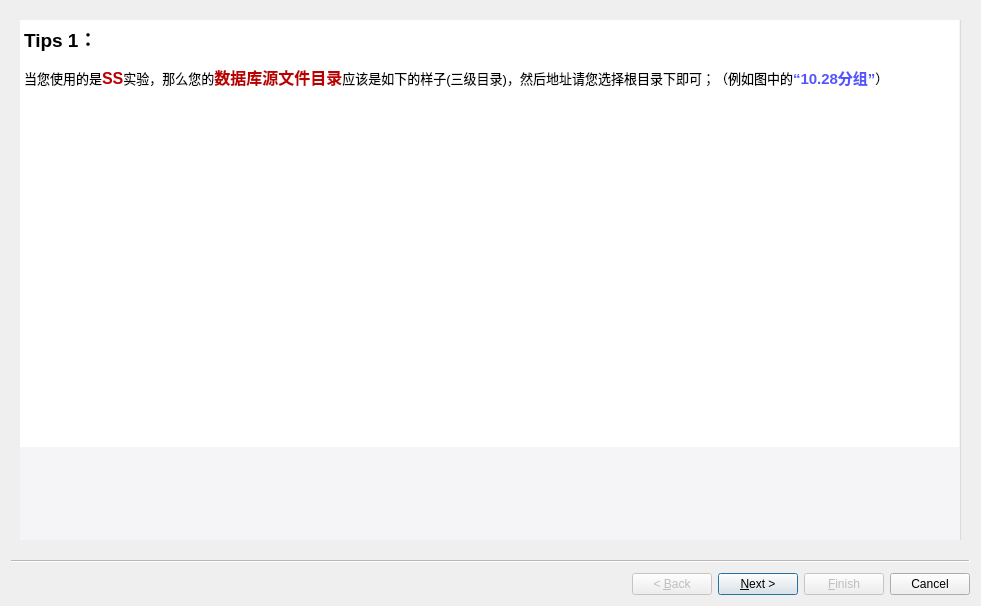
<?xml version="1.0" encoding="UTF-8"?>
<ui version="4.0">
 <class>tips_Wizard</class>
 <widget class="QWizard" name="tips_Wizard">
  <property name="windowModality">
   <enum>Qt::NonModal</enum>
  </property>
  <property name="geometry">
   <rect>
    <x>0</x>
    <y>0</y>
    <width>981</width>
    <height>606</height>
   </rect>
  </property>
  <property name="windowTitle">
   <string>一些使用小技巧</string>
  </property>
  <property name="windowIcon">
   <iconset resource="../images.qrc">
    <normaloff>:/Main_Exp/images/app_icon.png</normaloff>:/Main_Exp/images/app_icon.png</iconset>
  </property>
  <property name="styleSheet">
   <string notr="true">border-color: rgb(255, 255, 255);</string>
  </property>
  <property name="sizeGripEnabled">
   <bool>false</bool>
  </property>
  <property name="wizardStyle">
   <enum>QWizard::ClassicStyle</enum>
  </property>
  <property name="options">
   <set>QWizard::HaveFinishButtonOnEarlyPages|QWizard::HaveNextButtonOnLastPage</set>
  </property>
  <property name="titleFormat">
   <enum>Qt::AutoText</enum>
  </property>
  <widget class="QWizardPage" name="ss_data_style">
   <property name="styleSheet">
    <string notr="true"/>
   </property>
   <layout class="QVBoxLayout" name="verticalLayout">
    <item>
     <widget class="QScrollArea" name="scrollArea">
      <property name="styleSheet">
       <string notr="true">QScrollArea{
    border: 0px solid;
    border-right-width: 1px;
    border-right-color: #dcdbdc;
    background-color: #f5f5f7;
}
QScrollBar:vertical {
    border: none;
    background: #f5f5f7;
	width: 10px;
    margin: 0px 0 0px 0;
}
QScrollBar::handle:vertical {
    background: Gainsboro;
    min-height: 20px;
    border-radius: 5px;
    border: none;
}
QScrollBar::add-line:vertical {
    border: 0px solid grey;
    background: #32CC99;
    height: 0px;
    subcontrol-position: bottom;
    subcontrol-origin: margin;
}
QScrollBar::sub-line:vertical {
    border: 0px solid grey;
    background: #32CC99;
    height: 0px;
    subcontrol-position: top;
    subcontrol-origin: margin;
}
QScrollBar::add-page:vertical, QScrollBar::sub-page:vertical {
    background: none;
    width: 0px;
    height: 0px;
}</string>
      </property>
      <property name="horizontalScrollBarPolicy">
       <enum>Qt::ScrollBarAlwaysOff</enum>
      </property>
      <property name="widgetResizable">
       <bool>true</bool>
      </property>
      <widget class="QWidget" name="scrollAreaWidgetContents">
       <property name="geometry">
        <rect>
         <x>0</x>
         <y>0</y>
         <width>927</width>
         <height>852</height>
        </rect>
       </property>
       <layout class="QVBoxLayout" name="verticalLayout_9" stretch="1,0">
        <property name="spacing">
         <number>10</number>
        </property>
        <property name="leftMargin">
         <number>0</number>
        </property>
        <property name="topMargin">
         <number>0</number>
        </property>
        <property name="rightMargin">
         <number>0</number>
        </property>
        <item>
         <widget class="QTextBrowser" name="textBrowser">
          <property name="minimumSize">
           <size>
            <width>0</width>
            <height>80</height>
           </size>
          </property>
          <property name="maximumSize">
           <size>
            <width>16777215</width>
            <height>16777215</height>
           </size>
          </property>
          <property name="styleSheet">
           <string notr="true">border: none;
border-color: rgb(255, 255, 255);</string>
          </property>
          <property name="sizeAdjustPolicy">
           <enum>QAbstractScrollArea::AdjustToContents</enum>
          </property>
          <property name="html">
           <string>&lt;!DOCTYPE HTML PUBLIC &quot;-//W3C//DTD HTML 4.0//EN&quot; &quot;http://www.w3.org/TR/REC-html40/strict.dtd&quot;&gt;
&lt;html&gt;&lt;head&gt;&lt;meta name=&quot;qrichtext&quot; content=&quot;1&quot; /&gt;&lt;style type=&quot;text/css&quot;&gt;
p, li { white-space: pre-wrap; }
&lt;/style&gt;&lt;/head&gt;&lt;body style=&quot; font-family:'SimSun'; font-size:9pt; font-weight:400; font-style:normal;&quot;&gt;
&lt;p style=&quot; margin-top:0px; margin-bottom:0px; margin-left:0px; margin-right:0px; -qt-block-indent:0; text-indent:0px;&quot;&gt;&lt;span style=&quot; font-family:'Microsoft YaHei'; font-size:14pt; font-weight:600;&quot;&gt;Tips 1：&lt;/span&gt;&lt;/p&gt;
&lt;p style=&quot; margin-top:12px; margin-bottom:12px; margin-left:0px; margin-right:0px; -qt-block-indent:0; text-indent:0px;&quot;&gt;&lt;span style=&quot; font-family:'Microsoft YaHei'; font-size:10pt;&quot;&gt;当您使用的是&lt;/span&gt;&lt;span style=&quot; font-family:'Microsoft YaHei'; font-size:12pt; font-weight:600; color:#bc0000;&quot;&gt;SS&lt;/span&gt;&lt;span style=&quot; font-family:'Microsoft YaHei'; font-size:10pt;&quot;&gt;实验，那么您的&lt;/span&gt;&lt;span style=&quot; font-family:'Microsoft YaHei'; font-size:12pt; font-weight:600; color:#bc0000;&quot;&gt;数据库源文件目录&lt;/span&gt;&lt;span style=&quot; font-family:'Microsoft YaHei'; font-size:10pt;&quot;&gt;应该是如下的样子(三级目录)，然后地址请您选择根目录下即可；（例如图中的&lt;/span&gt;&lt;span style=&quot; font-family:'Microsoft YaHei'; font-size:11pt; font-weight:600; color:#5555ff;&quot;&gt;“10.28分组”&lt;/span&gt;&lt;span style=&quot; font-family:'Microsoft YaHei'; font-size:10pt;&quot;&gt;）&lt;/span&gt;&lt;/p&gt;&lt;/body&gt;&lt;/html&gt;</string>
          </property>
         </widget>
        </item>
        <item>
         <layout class="QHBoxLayout" name="horizontalLayout" stretch="0,1">
          <property name="spacing">
           <number>0</number>
          </property>
          <item>
           <layout class="QVBoxLayout" name="verticalLayout_2">
            <property name="spacing">
             <number>15</number>
            </property>
            <property name="leftMargin">
             <number>10</number>
            </property>
            <item>
             <widget class="QLabel" name="label">
              <property name="text">
               <string/>
              </property>
              <property name="pixmap">
               <pixmap resource="../images.qrc">:/tips/images/tips_ss_1.png</pixmap>
              </property>
             </widget>
            </item>
            <item>
             <widget class="QLabel" name="label_2">
              <property name="text">
               <string/>
              </property>
              <property name="pixmap">
               <pixmap resource="../images.qrc">:/tips/images/tips_ss_2.png</pixmap>
              </property>
             </widget>
            </item>
            <item>
             <widget class="QLabel" name="label_10">
              <property name="text">
               <string/>
              </property>
              <property name="pixmap">
               <pixmap resource="../images.qrc">:/tips/images/tips_ss_3.png</pixmap>
              </property>
             </widget>
            </item>
           </layout>
          </item>
          <item>
           <widget class="QLabel" name="label_11">
            <property name="text">
             <string/>
            </property>
           </widget>
          </item>
         </layout>
        </item>
       </layout>
      </widget>
     </widget>
    </item>
   </layout>
  </widget>
  <widget class="QWizardPage" name="dsis_data_style">
   <layout class="QVBoxLayout" name="verticalLayout_18">
    <item>
     <widget class="QScrollArea" name="scrollArea_2">
      <property name="styleSheet">
       <string notr="true">QScrollArea{
    border: 0px solid;
    border-right-width: 1px;
    border-right-color: #dcdbdc;
    background-color: #f5f5f7;
}
QScrollBar:vertical {
    border: none;
    background: #f5f5f7;
	width: 10px;
    margin: 0px 0 0px 0;
}
QScrollBar::handle:vertical {
    background: Gainsboro;
    min-height: 20px;
    border-radius: 5px;
    border: none;
}
QScrollBar::add-line:vertical {
    border: 0px solid grey;
    background: #32CC99;
    height: 0px;
    subcontrol-position: bottom;
    subcontrol-origin: margin;
}
QScrollBar::sub-line:vertical {
    border: 0px solid grey;
    background: #32CC99;
    height: 0px;
    subcontrol-position: top;
    subcontrol-origin: margin;
}
QScrollBar::add-page:vertical, QScrollBar::sub-page:vertical {
    background: none;
    width: 0px;
    height: 0px;
}</string>
      </property>
      <property name="horizontalScrollBarPolicy">
       <enum>Qt::ScrollBarAlwaysOff</enum>
      </property>
      <property name="widgetResizable">
       <bool>true</bool>
      </property>
      <widget class="QWidget" name="scrollAreaWidgetContents_2">
       <property name="geometry">
        <rect>
         <x>0</x>
         <y>0</y>
         <width>946</width>
         <height>937</height>
        </rect>
       </property>
       <layout class="QVBoxLayout" name="verticalLayout_15" stretch="1,0">
        <property name="spacing">
         <number>10</number>
        </property>
        <property name="leftMargin">
         <number>0</number>
        </property>
        <property name="topMargin">
         <number>0</number>
        </property>
        <property name="rightMargin">
         <number>0</number>
        </property>
        <item>
         <widget class="QTextBrowser" name="textBrowser_2">
          <property name="minimumSize">
           <size>
            <width>0</width>
            <height>80</height>
           </size>
          </property>
          <property name="maximumSize">
           <size>
            <width>16777215</width>
            <height>16777215</height>
           </size>
          </property>
          <property name="styleSheet">
           <string notr="true">border: none;
border-color: rgb(255, 255, 255);</string>
          </property>
          <property name="sizeAdjustPolicy">
           <enum>QAbstractScrollArea::AdjustToContents</enum>
          </property>
          <property name="html">
           <string>&lt;!DOCTYPE HTML PUBLIC &quot;-//W3C//DTD HTML 4.0//EN&quot; &quot;http://www.w3.org/TR/REC-html40/strict.dtd&quot;&gt;
&lt;html&gt;&lt;head&gt;&lt;meta name=&quot;qrichtext&quot; content=&quot;1&quot; /&gt;&lt;style type=&quot;text/css&quot;&gt;
p, li { white-space: pre-wrap; }
&lt;/style&gt;&lt;/head&gt;&lt;body style=&quot; font-family:'SimSun'; font-size:9pt; font-weight:400; font-style:normal;&quot;&gt;
&lt;p style=&quot; margin-top:0px; margin-bottom:0px; margin-left:0px; margin-right:0px; -qt-block-indent:0; text-indent:0px;&quot;&gt;&lt;span style=&quot; font-family:'Microsoft YaHei'; font-size:14pt; font-weight:600;&quot;&gt;Tips 2：&lt;/span&gt;&lt;/p&gt;
&lt;p style=&quot; margin-top:12px; margin-bottom:12px; margin-left:0px; margin-right:0px; -qt-block-indent:0; text-indent:0px;&quot;&gt;&lt;span style=&quot; font-family:'Microsoft YaHei'; font-size:10pt;&quot;&gt;当您使用的是&lt;/span&gt;&lt;span style=&quot; font-family:'Microsoft YaHei'; font-size:12pt; font-weight:600; color:#bc0000;&quot;&gt;DSIS&lt;/span&gt;&lt;span style=&quot; font-family:'Microsoft YaHei'; font-size:10pt;&quot;&gt;实验，那么您的&lt;/span&gt;&lt;span style=&quot; font-family:'Microsoft YaHei'; font-size:12pt; font-weight:600; color:#bc0000;&quot;&gt;数据库源文件目录&lt;/span&gt;&lt;span style=&quot; font-family:'Microsoft YaHei'; font-size:10pt;&quot;&gt;应该按照如下要求，然后地址请您选择根目录下即可；（例如图中的&lt;/span&gt;&lt;span style=&quot; font-family:'Microsoft YaHei'; font-size:11pt; font-weight:600; color:#5555ff;&quot;&gt;“test_for_dsis”&lt;/span&gt;&lt;span style=&quot; font-family:'Microsoft YaHei'; font-size:10pt;&quot;&gt;）&lt;/span&gt;&lt;/p&gt;&lt;/body&gt;&lt;/html&gt;</string>
          </property>
         </widget>
        </item>
        <item>
         <layout class="QHBoxLayout" name="horizontalLayout_2" stretch="0,1">
          <property name="spacing">
           <number>0</number>
          </property>
          <item>
           <layout class="QVBoxLayout" name="verticalLayout_16">
            <property name="spacing">
             <number>15</number>
            </property>
            <property name="leftMargin">
             <number>10</number>
            </property>
            <item>
             <widget class="QLabel" name="label_8">
              <property name="text">
               <string/>
              </property>
              <property name="pixmap">
               <pixmap resource="../images.qrc">:/tips/images/dsis_1.png</pixmap>
              </property>
             </widget>
            </item>
            <item>
             <widget class="QLabel" name="label_12">
              <property name="text">
               <string/>
              </property>
              <property name="pixmap">
               <pixmap resource="../images.qrc">:/tips/images/dsis_2.png</pixmap>
              </property>
             </widget>
            </item>
            <item>
             <widget class="QLabel" name="label_13">
              <property name="text">
               <string/>
              </property>
              <property name="pixmap">
               <pixmap resource="../images.qrc">:/tips/images/dsis_3.png</pixmap>
              </property>
             </widget>
            </item>
            <item>
             <widget class="QLabel" name="label_7">
              <property name="text">
               <string/>
              </property>
              <property name="pixmap">
               <pixmap resource="../images.qrc">:/tips/images/dsis_4.png</pixmap>
              </property>
             </widget>
            </item>
           </layout>
          </item>
          <item>
           <widget class="QLabel" name="label_14">
            <property name="text">
             <string/>
            </property>
           </widget>
          </item>
         </layout>
        </item>
       </layout>
      </widget>
     </widget>
    </item>
   </layout>
  </widget>
  <widget class="QWizardPage" name="dis_pane_style">
   <layout class="QVBoxLayout" name="verticalLayout_3">
    <item>
     <widget class="QScrollArea" name="scrollArea_8">
      <property name="styleSheet">
       <string notr="true">QScrollArea{
    border: 0px solid;
    border-right-width: 1px;
    border-right-color: #dcdbdc;
    background-color: #f5f5f7;
}
QScrollBar:vertical {
    border: none;
    background: #f5f5f7;
	width: 10px;
    margin: 0px 0 0px 0;
}
QScrollBar::handle:vertical {
    background: Gainsboro;
    min-height: 20px;
    border-radius: 5px;
    border: none;
}
QScrollBar::add-line:vertical {
    border: 0px solid grey;
    background: #32CC99;
    height: 0px;
    subcontrol-position: bottom;
    subcontrol-origin: margin;
}
QScrollBar::sub-line:vertical {
    border: 0px solid grey;
    background: #32CC99;
    height: 0px;
    subcontrol-position: top;
    subcontrol-origin: margin;
}
QScrollBar::add-page:vertical, QScrollBar::sub-page:vertical {
    background: none;
    width: 0px;
    height: 0px;
}</string>
      </property>
      <property name="horizontalScrollBarPolicy">
       <enum>Qt::ScrollBarAlwaysOff</enum>
      </property>
      <property name="widgetResizable">
       <bool>true</bool>
      </property>
      <widget class="QWidget" name="scrollAreaWidgetContents_8">
       <property name="geometry">
        <rect>
         <x>0</x>
         <y>0</y>
         <width>943</width>
         <height>525</height>
        </rect>
       </property>
       <layout class="QVBoxLayout" name="verticalLayout_17" stretch="0,1">
        <property name="spacing">
         <number>10</number>
        </property>
        <property name="leftMargin">
         <number>0</number>
        </property>
        <property name="topMargin">
         <number>0</number>
        </property>
        <property name="rightMargin">
         <number>0</number>
        </property>
        <item>
         <widget class="QTextBrowser" name="textBrowser_3">
          <property name="minimumSize">
           <size>
            <width>0</width>
            <height>120</height>
           </size>
          </property>
          <property name="maximumSize">
           <size>
            <width>16777215</width>
            <height>16777215</height>
           </size>
          </property>
          <property name="styleSheet">
           <string notr="true">border: none;
border-color: rgb(255, 255, 255);</string>
          </property>
          <property name="sizeAdjustPolicy">
           <enum>QAbstractScrollArea::AdjustToContents</enum>
          </property>
          <property name="html">
           <string>&lt;!DOCTYPE HTML PUBLIC &quot;-//W3C//DTD HTML 4.0//EN&quot; &quot;http://www.w3.org/TR/REC-html40/strict.dtd&quot;&gt;
&lt;html&gt;&lt;head&gt;&lt;meta name=&quot;qrichtext&quot; content=&quot;1&quot; /&gt;&lt;style type=&quot;text/css&quot;&gt;
p, li { white-space: pre-wrap; }
&lt;/style&gt;&lt;/head&gt;&lt;body style=&quot; font-family:'SimSun'; font-size:9pt; font-weight:400; font-style:normal;&quot;&gt;
&lt;p style=&quot; margin-top:0px; margin-bottom:0px; margin-left:0px; margin-right:0px; -qt-block-indent:0; text-indent:0px;&quot;&gt;&lt;span style=&quot; font-family:'Microsoft YaHei'; font-size:14pt; font-weight:600;&quot;&gt;Tips 3：&lt;/span&gt;&lt;/p&gt;
&lt;p style=&quot; margin-top:12px; margin-bottom:12px; margin-left:0px; margin-right:0px; -qt-block-indent:0; text-indent:0px;&quot;&gt;&lt;span style=&quot; font-family:'Microsoft YaHei'; font-size:10pt;&quot;&gt;您可以选择不同的&lt;/span&gt;&lt;span style=&quot; font-family:'Microsoft YaHei'; font-size:12pt; font-weight:600; color:#bc0000;&quot;&gt;显示模式&lt;/span&gt;&lt;span style=&quot; font-family:'Microsoft YaHei'; font-size:10pt;&quot;&gt;，来更好地适用于你设计的实验。但您不必去手动修改面板，系统会自动切换面板，若您未找到时，您可以手动切换面板。&lt;/span&gt;&lt;/p&gt;&lt;/body&gt;&lt;/html&gt;</string>
          </property>
         </widget>
        </item>
        <item>
         <layout class="QHBoxLayout" name="horizontalLayout_3" stretch="0,1">
          <property name="spacing">
           <number>0</number>
          </property>
          <item>
           <layout class="QVBoxLayout" name="verticalLayout_19">
            <property name="spacing">
             <number>15</number>
            </property>
            <property name="leftMargin">
             <number>10</number>
            </property>
            <item alignment="Qt::AlignTop">
             <widget class="QLabel" name="label_9">
              <property name="text">
               <string/>
              </property>
              <property name="pixmap">
               <pixmap resource="../images.qrc">:/tips/images/dis_style.png</pixmap>
              </property>
             </widget>
            </item>
           </layout>
          </item>
          <item>
           <widget class="QLabel" name="label_17">
            <property name="text">
             <string/>
            </property>
           </widget>
          </item>
         </layout>
        </item>
       </layout>
      </widget>
     </widget>
    </item>
   </layout>
  </widget>
  <widget class="QWizardPage" name="mark_style">
   <layout class="QVBoxLayout" name="verticalLayout_4">
    <item>
     <widget class="QScrollArea" name="scrollArea_9">
      <property name="styleSheet">
       <string notr="true">QScrollArea{
    border: 0px solid;
    border-right-width: 1px;
    border-right-color: #dcdbdc;
    background-color: #f5f5f7;
}
QScrollBar:vertical {
    border: none;
    background: #f5f5f7;
	width: 10px;
    margin: 0px 0 0px 0;
}
QScrollBar::handle:vertical {
    background: Gainsboro;
    min-height: 20px;
    border-radius: 5px;
    border: none;
}
QScrollBar::add-line:vertical {
    border: 0px solid grey;
    background: #32CC99;
    height: 0px;
    subcontrol-position: bottom;
    subcontrol-origin: margin;
}
QScrollBar::sub-line:vertical {
    border: 0px solid grey;
    background: #32CC99;
    height: 0px;
    subcontrol-position: top;
    subcontrol-origin: margin;
}
QScrollBar::add-page:vertical, QScrollBar::sub-page:vertical {
    background: none;
    width: 0px;
    height: 0px;
}</string>
      </property>
      <property name="horizontalScrollBarPolicy">
       <enum>Qt::ScrollBarAlwaysOff</enum>
      </property>
      <property name="widgetResizable">
       <bool>true</bool>
      </property>
      <widget class="QWidget" name="scrollAreaWidgetContents_9">
       <property name="geometry">
        <rect>
         <x>0</x>
         <y>0</y>
         <width>1010</width>
         <height>748</height>
        </rect>
       </property>
       <layout class="QVBoxLayout" name="verticalLayout_5" stretch="0,1">
        <item>
         <widget class="QTextBrowser" name="textBrowser_4">
          <property name="minimumSize">
           <size>
            <width>0</width>
            <height>120</height>
           </size>
          </property>
          <property name="maximumSize">
           <size>
            <width>16777215</width>
            <height>16777215</height>
           </size>
          </property>
          <property name="styleSheet">
           <string notr="true">border: none;
border-color: rgb(255, 255, 255);</string>
          </property>
          <property name="sizeAdjustPolicy">
           <enum>QAbstractScrollArea::AdjustToContents</enum>
          </property>
          <property name="html">
           <string>&lt;!DOCTYPE HTML PUBLIC &quot;-//W3C//DTD HTML 4.0//EN&quot; &quot;http://www.w3.org/TR/REC-html40/strict.dtd&quot;&gt;
&lt;html&gt;&lt;head&gt;&lt;meta name=&quot;qrichtext&quot; content=&quot;1&quot; /&gt;&lt;style type=&quot;text/css&quot;&gt;
p, li { white-space: pre-wrap; }
&lt;/style&gt;&lt;/head&gt;&lt;body style=&quot; font-family:'SimSun'; font-size:9pt; font-weight:400; font-style:normal;&quot;&gt;
&lt;p style=&quot; margin-top:0px; margin-bottom:0px; margin-left:0px; margin-right:0px; -qt-block-indent:0; text-indent:0px;&quot;&gt;&lt;span style=&quot; font-family:'Microsoft YaHei'; font-size:14pt; font-weight:600;&quot;&gt;Tips 4：&lt;/span&gt;&lt;/p&gt;
&lt;p style=&quot; margin-top:12px; margin-bottom:12px; margin-left:0px; margin-right:0px; -qt-block-indent:0; text-indent:0px;&quot;&gt;&lt;span style=&quot; font-family:'Microsoft YaHei'; font-size:10pt;&quot;&gt;您可以选择不同的&lt;/span&gt;&lt;span style=&quot; font-family:'Microsoft YaHei'; font-size:12pt; font-weight:600; color:#bc0000;&quot;&gt;评分等级和样式&lt;/span&gt;&lt;span style=&quot; font-family:'Microsoft YaHei'; font-size:10pt;&quot;&gt;，来更好地适用于你设计的实验。已有样式如下：&lt;/span&gt;&lt;/p&gt;&lt;/body&gt;&lt;/html&gt;</string>
          </property>
         </widget>
        </item>
        <item>
         <layout class="QHBoxLayout" name="horizontalLayout_4">
          <item>
           <layout class="QGridLayout" name="gridLayout">
            <property name="spacing">
             <number>10</number>
            </property>
            <item row="0" column="0">
             <widget class="QLabel" name="label_15">
              <property name="text">
               <string/>
              </property>
              <property name="pixmap">
               <pixmap resource="../images.qrc">:/tips/images/hualun_5.png</pixmap>
              </property>
             </widget>
            </item>
            <item row="0" column="1">
             <widget class="QLabel" name="label_3">
              <property name="text">
               <string/>
              </property>
              <property name="pixmap">
               <pixmap resource="../images.qrc">:/tips/images/hualun_100.png</pixmap>
              </property>
             </widget>
            </item>
            <item row="1" column="0">
             <widget class="QLabel" name="label_4">
              <property name="text">
               <string/>
              </property>
              <property name="pixmap">
               <pixmap resource="../images.qrc">:/tips/images/slide_5.png</pixmap>
              </property>
             </widget>
            </item>
            <item row="1" column="1">
             <widget class="QLabel" name="label_5">
              <property name="text">
               <string/>
              </property>
              <property name="pixmap">
               <pixmap resource="../images.qrc">:/tips/images/slide_100.png</pixmap>
              </property>
             </widget>
            </item>
           </layout>
          </item>
          <item>
           <widget class="QLabel" name="label_6">
            <property name="text">
             <string>zz</string>
            </property>
           </widget>
          </item>
         </layout>
        </item>
       </layout>
      </widget>
     </widget>
    </item>
   </layout>
  </widget>
  <widget class="QWizardPage" name="tool_hide">
   <layout class="QVBoxLayout" name="verticalLayout_7">
    <item>
     <widget class="QScrollArea" name="scrollArea_10">
      <property name="styleSheet">
       <string notr="true">QScrollArea{
    border: 0px solid;
    border-right-width: 1px;
    border-right-color: #dcdbdc;
    background-color: #f5f5f7;
}
QScrollBar:vertical {
    border: none;
    background: #f5f5f7;
	width: 10px;
    margin: 0px 0 0px 0;
}
QScrollBar::handle:vertical {
    background: Gainsboro;
    min-height: 20px;
    border-radius: 5px;
    border: none;
}
QScrollBar::add-line:vertical {
    border: 0px solid grey;
    background: #32CC99;
    height: 0px;
    subcontrol-position: bottom;
    subcontrol-origin: margin;
}
QScrollBar::sub-line:vertical {
    border: 0px solid grey;
    background: #32CC99;
    height: 0px;
    subcontrol-position: top;
    subcontrol-origin: margin;
}
QScrollBar::add-page:vertical, QScrollBar::sub-page:vertical {
    background: none;
    width: 0px;
    height: 0px;
}</string>
      </property>
      <property name="horizontalScrollBarPolicy">
       <enum>Qt::ScrollBarAlwaysOff</enum>
      </property>
      <property name="widgetResizable">
       <bool>true</bool>
      </property>
      <widget class="QWidget" name="scrollAreaWidgetContents_10">
       <property name="geometry">
        <rect>
         <x>0</x>
         <y>0</y>
         <width>934</width>
         <height>1010</height>
        </rect>
       </property>
       <layout class="QVBoxLayout" name="verticalLayout_6" stretch="0,1">
        <item>
         <widget class="QTextBrowser" name="textBrowser_5">
          <property name="minimumSize">
           <size>
            <width>0</width>
            <height>120</height>
           </size>
          </property>
          <property name="maximumSize">
           <size>
            <width>16777215</width>
            <height>16777215</height>
           </size>
          </property>
          <property name="styleSheet">
           <string notr="true">border: none;
border-color: rgb(255, 255, 255);</string>
          </property>
          <property name="sizeAdjustPolicy">
           <enum>QAbstractScrollArea::AdjustToContents</enum>
          </property>
          <property name="html">
           <string>&lt;!DOCTYPE HTML PUBLIC &quot;-//W3C//DTD HTML 4.0//EN&quot; &quot;http://www.w3.org/TR/REC-html40/strict.dtd&quot;&gt;
&lt;html&gt;&lt;head&gt;&lt;meta name=&quot;qrichtext&quot; content=&quot;1&quot; /&gt;&lt;style type=&quot;text/css&quot;&gt;
p, li { white-space: pre-wrap; }
&lt;/style&gt;&lt;/head&gt;&lt;body style=&quot; font-family:'SimSun'; font-size:9pt; font-weight:400; font-style:normal;&quot;&gt;
&lt;p style=&quot; margin-top:0px; margin-bottom:0px; margin-left:0px; margin-right:0px; -qt-block-indent:0; text-indent:0px;&quot;&gt;&lt;span style=&quot; font-family:'Microsoft YaHei'; font-size:14pt; font-weight:600;&quot;&gt;Tips 5：&lt;/span&gt;&lt;/p&gt;
&lt;p style=&quot; margin-top:12px; margin-bottom:12px; margin-left:0px; margin-right:0px; -qt-block-indent:0; text-indent:0px;&quot;&gt;&lt;span style=&quot; font-family:'Microsoft YaHei'; font-size:10pt;&quot;&gt;当您想专注于主面板，您可以点击右侧&lt;/span&gt;&lt;span style=&quot; font-family:'Microsoft YaHei'; font-size:12pt; font-weight:600; color:#bc0000;&quot;&gt;评分栏&lt;/span&gt;&lt;span style=&quot; font-family:'Microsoft YaHei'; font-size:10pt;&quot;&gt;按钮，即可隐藏/显示右侧评分框。&lt;/span&gt;&lt;/p&gt;&lt;/body&gt;&lt;/html&gt;</string>
          </property>
         </widget>
        </item>
        <item>
         <layout class="QHBoxLayout" name="horizontalLayout_5">
          <item>
           <layout class="QGridLayout" name="gridLayout_2">
            <property name="spacing">
             <number>10</number>
            </property>
            <item row="0" column="0">
             <widget class="QLabel" name="label_16">
              <property name="text">
               <string/>
              </property>
              <property name="pixmap">
               <pixmap resource="../images.qrc">:/tips/images/tool_hide.png</pixmap>
              </property>
             </widget>
            </item>
           </layout>
          </item>
          <item>
           <widget class="QLabel" name="label_20">
            <property name="text">
             <string>zz</string>
            </property>
           </widget>
          </item>
         </layout>
        </item>
       </layout>
      </widget>
     </widget>
    </item>
   </layout>
  </widget>
 </widget>
 <resources>
  <include location="../images.qrc"/>
 </resources>
 <connections/>
</ui>
